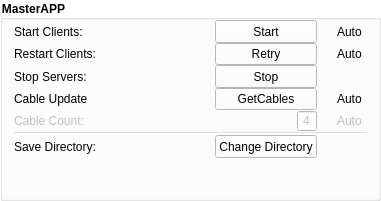
                       <widget class="QGroupBox" name="groupBox">
                        <property name="geometry">
                         <rect>
                          <x>0</x>
                          <y>0</y>
                          <width>381</width>
                          <height>201</height>
                         </rect>
                        </property>
                        <property name="font">
                         <font>
                          <weight>75</weight>
                          <bold>true</bold>
                         </font>
                        </property>
                        <property name="styleSheet">
                         <string notr="true">background-color: rgba(255, 255, 255, 100);
border-color: rgb(255, 255, 255);</string>
                        </property>
                        <property name="title">
                         <string>MasterAPP</string>
                        </property>
                        <property name="alignment">
                         <set>Qt::AlignLeading|Qt::AlignLeft|Qt::AlignVCenter</set>
                        </property>
                        <property name="flat">
                         <bool>true</bool>
                        </property>
                        <layout class="QGridLayout" name="gridLayout_13">
                         <property name="topMargin">
                          <number>0</number>
                         </property>
                         <property name="bottomMargin">
                          <number>0</number>
                         </property>
                         <property name="spacing">
                          <number>0</number>
                         </property>
                         <item row="1" column="2">
                          <widget class="QPushButton" name="pb_retry">
                           <property name="sizePolicy">
                            <sizepolicy hsizetype="Expanding" vsizetype="Expanding">
                             <horstretch>0</horstretch>
                             <verstretch>0</verstretch>
                            </sizepolicy>
                           </property>
                           <property name="toolTip">
                            <string>&lt;html&gt;&lt;head/&gt;&lt;body&gt;&lt;p&gt;This button manually restarts the MasterApp Clients during runtime.&lt;/p&gt;&lt;/body&gt;&lt;/html&gt;</string>
                           </property>
                           <property name="styleSheet">
                            <string notr="true">background-color: rgb(255, 255, 255);</string>
                           </property>
                           <property name="text">
                            <string>Retry</string>
                           </property>
                          </widget>
                         </item>
                         <item row="5" column="2">
                          <widget class="Line" name="line_3">
                           <property name="orientation">
                            <enum>Qt::Horizontal</enum>
                           </property>
                          </widget>
                         </item>
                         <item row="5" column="3">
                          <widget class="Line" name="line_6">
                           <property name="sizePolicy">
                            <sizepolicy hsizetype="Preferred" vsizetype="Maximum">
                             <horstretch>0</horstretch>
                             <verstretch>0</verstretch>
                            </sizepolicy>
                           </property>
                           <property name="orientation">
                            <enum>Qt::Horizontal</enum>
                           </property>
                          </widget>
                         </item>
                         <item row="6" column="2">
                          <widget class="QPushButton" name="pb_changeDir">
                           <property name="sizePolicy">
                            <sizepolicy hsizetype="Expanding" vsizetype="Expanding">
                             <horstretch>0</horstretch>
                             <verstretch>0</verstretch>
                            </sizepolicy>
                           </property>
                           <property name="toolTip">
                            <string>&lt;html&gt;&lt;head/&gt;&lt;body&gt;&lt;p&gt;This button opens option to set new directory.&lt;/p&gt;&lt;/body&gt;&lt;/html&gt;</string>
                           </property>
                           <property name="styleSheet">
                            <string notr="true">background-color: rgb(255, 255, 255);</string>
                           </property>
                           <property name="text">
                            <string>Change Directory</string>
                           </property>
                          </widget>
                         </item>
                         <item row="3" column="0">
                          <widget class="QLabel" name="label_12">
                           <property name="toolTip">
                            <string/>
                           </property>
                           <property name="styleSheet">
                            <string notr="true">background-color:transparent</string>
                           </property>
                           <property name="text">
                            <string>Cable Update</string>
                           </property>
                          </widget>
                         </item>
                         <item row="1" column="3">
                          <widget class="QCheckBox" name="cb_auto_retry">
                           <property name="minimumSize">
                            <size>
                             <width>50</width>
                             <height>0</height>
                            </size>
                           </property>
                           <property name="toolTip">
                            <string>&lt;html&gt;&lt;head/&gt;&lt;body&gt;&lt;p&gt;This variable automatically restarts the MasterApp Clients after losing connections with servers.&lt;/p&gt;&lt;/body&gt;&lt;/html&gt;</string>
                           </property>
                           <property name="styleSheet">
                            <string notr="true">background-color:transparent</string>
                           </property>
                           <property name="text">
                            <string>Auto</string>
                           </property>
                           <property name="checked">
                            <bool>false</bool>
                           </property>
                          </widget>
                         </item>
                         <item row="4" column="0">
                          <widget class="QLabel" name="label_16">
                           <property name="enabled">
                            <bool>false</bool>
                           </property>
                           <property name="toolTip">
                            <string>&lt;html&gt;&lt;head/&gt;&lt;body&gt;&lt;p&gt;This variable controls the number of Cables that will be loaded from the servers.&lt;/p&gt;&lt;/body&gt;&lt;/html&gt;</string>
                           </property>
                           <property name="styleSheet">
                            <string notr="true">background-color:transparent</string>
                           </property>
                           <property name="text">
                            <string>Cable Count:</string>
                           </property>
                          </widget>
                         </item>
                         <item row="3" column="2">
                          <widget class="QPushButton" name="pb_updateCables">
                           <property name="sizePolicy">
                            <sizepolicy hsizetype="Expanding" vsizetype="Expanding">
                             <horstretch>0</horstretch>
                             <verstretch>0</verstretch>
                            </sizepolicy>
                           </property>
                           <property name="toolTip">
                            <string>&lt;html&gt;&lt;head/&gt;&lt;body&gt;&lt;p&gt;This button manually updates cables, or triggers the automatic PLC Cable update&lt;/p&gt;&lt;p&gt;&lt;br/&gt;&lt;/p&gt;&lt;/body&gt;&lt;/html&gt;</string>
                           </property>
                           <property name="styleSheet">
                            <string notr="true">background-color: rgb(255, 255, 255);</string>
                           </property>
                           <property name="text">
                            <string>GetCables</string>
                           </property>
                          </widget>
                         </item>
                         <item row="3" column="3">
                          <widget class="QCheckBox" name="cb_auto_cableUpdate">
                           <property name="minimumSize">
                            <size>
                             <width>50</width>
                             <height>0</height>
                            </size>
                           </property>
                           <property name="toolTip">
                            <string>&lt;html&gt;&lt;head/&gt;&lt;body&gt;&lt;p&gt;This variable decides if GetCable triggers update loop, or only sends a single request for cable update. Also, automatically triggers during start if enabled.&lt;/p&gt;&lt;p&gt;!First activation delays the update to the next minute!&lt;/p&gt;&lt;/body&gt;&lt;/html&gt;</string>
                           </property>
                           <property name="styleSheet">
                            <string notr="true">background-color:transparent</string>
                           </property>
                           <property name="text">
                            <string>Auto</string>
                           </property>
                           <property name="checked">
                            <bool>false</bool>
                           </property>
                          </widget>
                         </item>
                         <item row="2" column="2">
                          <widget class="QPushButton" name="pb_stopClients">
                           <property name="sizePolicy">
                            <sizepolicy hsizetype="Expanding" vsizetype="Expanding">
                             <horstretch>0</horstretch>
                             <verstretch>0</verstretch>
                            </sizepolicy>
                           </property>
                           <property name="toolTip">
                            <string>&lt;html&gt;&lt;head/&gt;&lt;body&gt;&lt;p&gt;This button interrupts retry and disables listeners and update loop.&lt;/p&gt;&lt;/body&gt;&lt;/html&gt;</string>
                           </property>
                           <property name="styleSheet">
                            <string notr="true">background-color: rgb(255, 255, 255);</string>
                           </property>
                           <property name="text">
                            <string>Stop</string>
                           </property>
                          </widget>
                         </item>
                         <item row="0" column="3">
                          <widget class="QCheckBox" name="cb_auto_startClients">
                           <property name="minimumSize">
                            <size>
                             <width>50</width>
                             <height>0</height>
                            </size>
                           </property>
                           <property name="toolTip">
                            <string>&lt;html&gt;&lt;head/&gt;&lt;body&gt;&lt;p&gt;This variable automatically starts the MasterApp Clients after MasterAPP startup.&lt;/p&gt;&lt;/body&gt;&lt;/html&gt;</string>
                           </property>
                           <property name="styleSheet">
                            <string notr="true">background-color:transparent;</string>
                           </property>
                           <property name="text">
                            <string>Auto</string>
                           </property>
                           <property name="checked">
                            <bool>false</bool>
                           </property>
                          </widget>
                         </item>
                         <item row="2" column="0">
                          <widget class="QLabel" name="label_13">
                           <property name="toolTip">
                            <string/>
                           </property>
                           <property name="styleSheet">
                            <string notr="true">background-color:transparent</string>
                           </property>
                           <property name="text">
                            <string>Stop Servers:</string>
                           </property>
                          </widget>
                         </item>
                         <item row="6" column="0">
                          <widget class="QLabel" name="label_20">
                           <property name="toolTip">
                            <string>&lt;html&gt;&lt;head/&gt;&lt;body&gt;&lt;p&gt;This variable controls where the state data will be saved.&lt;/p&gt;&lt;p&gt;&lt;br/&gt;&lt;/p&gt;&lt;/body&gt;&lt;/html&gt;</string>
                           </property>
                           <property name="styleSheet">
                            <string notr="true">background-color:transparent</string>
                           </property>
                           <property name="text">
                            <string>Save Directory:</string>
                           </property>
                          </widget>
                         </item>
                         <item row="0" column="2">
                          <widget class="QPushButton" name="pb_startClients">
                           <property name="sizePolicy">
                            <sizepolicy hsizetype="Expanding" vsizetype="Expanding">
                             <horstretch>0</horstretch>
                             <verstretch>0</verstretch>
                            </sizepolicy>
                           </property>
                           <property name="toolTip">
                            <string>&lt;html&gt;&lt;head/&gt;&lt;body&gt;&lt;p&gt;This button manually starts the MasterApp Clients.&lt;/p&gt;&lt;p&gt;1. Tests connection for enabled addresses&lt;/p&gt;&lt;p&gt;2. Starts listeners&lt;/p&gt;&lt;p&gt;3. Updates cables from enabled servers&lt;/p&gt;&lt;p&gt;4. PLC update loop, and listens for API updates&lt;/p&gt;&lt;/body&gt;&lt;/html&gt;</string>
                           </property>
                           <property name="styleSheet">
                            <string notr="true">background-color: rgb(255, 255, 255);</string>
                           </property>
                           <property name="text">
                            <string>Start</string>
                           </property>
                          </widget>
                         </item>
                         <item row="4" column="3">
                          <widget class="QCheckBox" name="cb_auto_cableCount">
                           <property name="enabled">
                            <bool>false</bool>
                           </property>
                           <property name="minimumSize">
                            <size>
                             <width>50</width>
                             <height>0</height>
                            </size>
                           </property>
                           <property name="toolTip">
                            <string>&lt;html&gt;&lt;head/&gt;&lt;body&gt;&lt;p&gt;This variable automatically gets the max amount of Cables from the servers after successful connection.&lt;/p&gt;&lt;/body&gt;&lt;/html&gt;</string>
                           </property>
                           <property name="styleSheet">
                            <string notr="true">background-color:transparent</string>
                           </property>
                           <property name="text">
                            <string>Auto</string>
                           </property>
                           <property name="checked">
                            <bool>false</bool>
                           </property>
                          </widget>
                         </item>
                         <item row="5" column="1">
                          <widget class="Line" name="line">
                           <property name="sizePolicy">
                            <sizepolicy hsizetype="Expanding" vsizetype="Fixed">
                             <horstretch>0</horstretch>
                             <verstretch>0</verstretch>
                            </sizepolicy>
                           </property>
                           <property name="orientation">
                            <enum>Qt::Horizontal</enum>
                           </property>
                          </widget>
                         </item>
                         <item row="7" column="0">
                          <spacer name="verticalSpacer_6">
                           <property name="orientation">
                            <enum>Qt::Vertical</enum>
                           </property>
                           <property name="sizeHint" stdset="0">
                            <size>
                             <width>20</width>
                             <height>40</height>
                            </size>
                           </property>
                          </spacer>
                         </item>
                         <item row="5" column="0">
                          <widget class="Line" name="line_4">
                           <property name="sizePolicy">
                            <sizepolicy hsizetype="Expanding" vsizetype="Fixed">
                             <horstretch>0</horstretch>
                             <verstretch>0</verstretch>
                            </sizepolicy>
                           </property>
                           <property name="orientation">
                            <enum>Qt::Horizontal</enum>
                           </property>
                          </widget>
                         </item>
                         <item row="1" column="0">
                          <widget class="QLabel" name="label_15">
                           <property name="toolTip">
                            <string/>
                           </property>
                           <property name="styleSheet">
                            <string notr="true">background-color:transparent</string>
                           </property>
                           <property name="text">
                            <string>Restart Clients:</string>
                           </property>
                          </widget>
                         </item>
                         <item row="0" column="0">
                          <widget class="QLabel" name="label_11">
                           <property name="toolTip">
                            <string/>
                           </property>
                           <property name="styleSheet">
                            <string notr="true">background-color:transparent</string>
                           </property>
                           <property name="text">
                            <string>Start Clients:</string>
                           </property>
                          </widget>
                         </item>
                         <item row="4" column="2">
                          <layout class="QHBoxLayout" name="horizontalLayout_2">
                           <item>
                            <spacer name="horizontalSpacer_6">
                             <property name="orientation">
                              <enum>Qt::Horizontal</enum>
                             </property>
                             <property name="sizeHint" stdset="0">
                              <size>
                               <width>40</width>
                               <height>20</height>
                              </size>
                             </property>
                            </spacer>
                           </item>
                           <item>
                            <widget class="QSpinBox" name="sb_cableCount">
                             <property name="enabled">
                              <bool>false</bool>
                             </property>
                             <property name="sizePolicy">
                              <sizepolicy hsizetype="Expanding" vsizetype="Fixed">
                               <horstretch>0</horstretch>
                               <verstretch>0</verstretch>
                              </sizepolicy>
                             </property>
                             <property name="maximumSize">
                              <size>
                               <width>20</width>
                               <height>16777215</height>
                              </size>
                             </property>
                             <property name="styleSheet">
                              <string notr="true">background-color:white</string>
                             </property>
                             <property name="alignment">
                              <set>Qt::AlignRight|Qt::AlignTrailing|Qt::AlignVCenter</set>
                             </property>
                             <property name="buttonSymbols">
                              <enum>QAbstractSpinBox::NoButtons</enum>
                             </property>
                             <property name="value">
                              <number>4</number>
                             </property>
                            </widget>
                           </item>
                          </layout>
                         </item>
                        </layout>
                       </widget>
